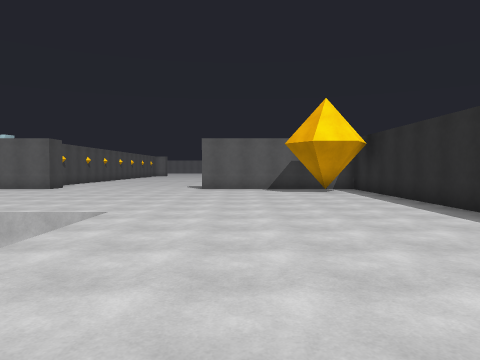
View 1 (above)

16 first-person views from a walk through a Unity game level. The camera is 1.5 m above the floor, tilts 2° down and sees 70° across. The floor is counted in squares, 1.8 m on a side. Each view is taken from the middle of a square. On the plan, view 1 faces up. The plan holds only what a view shows up to about 12 squares ahead; the rest is blank. The place goes on beyond the plan. The player is left out. Some animated figures are not drawn.

View 2
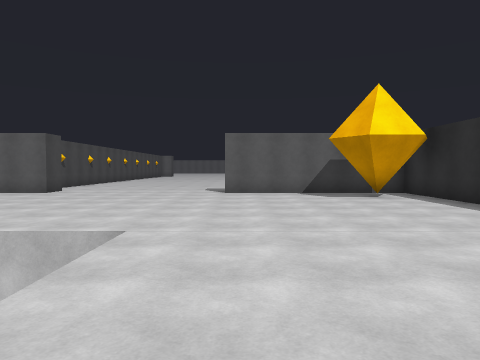

View 3
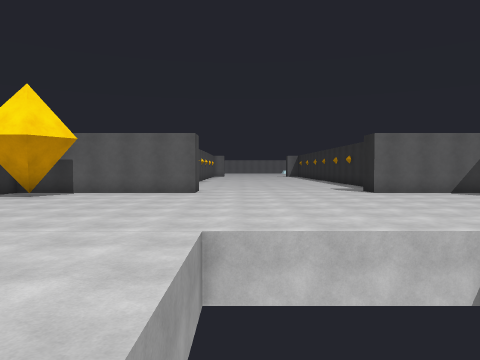

View 4
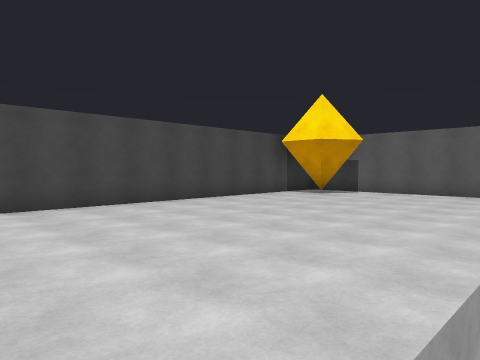

View 5
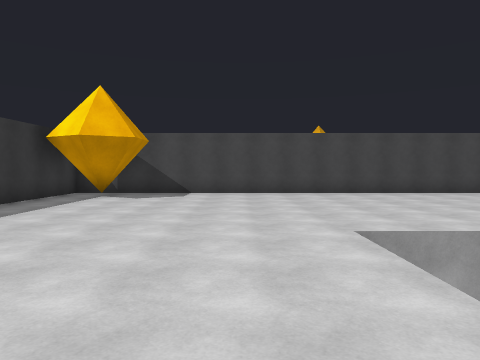

View 6
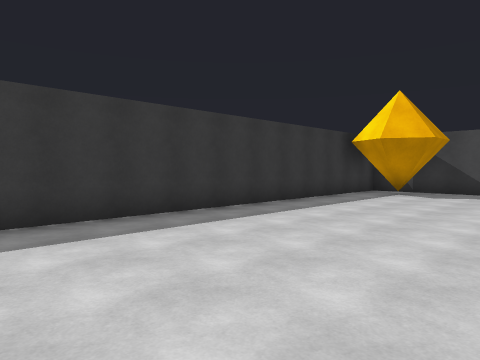

View 7
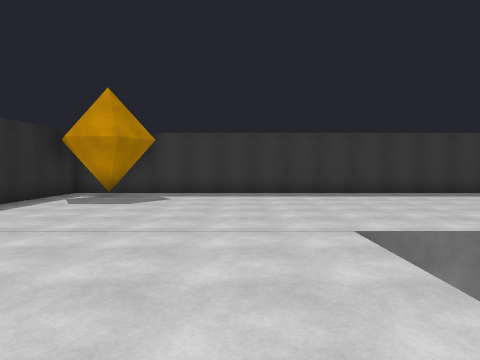

View 8
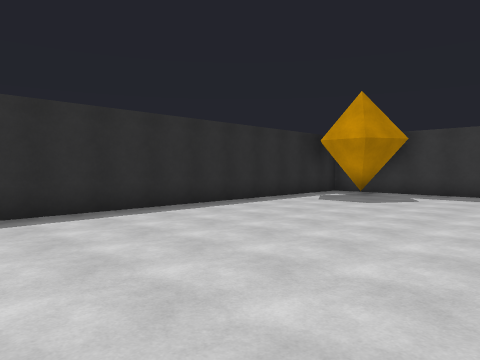

View 9
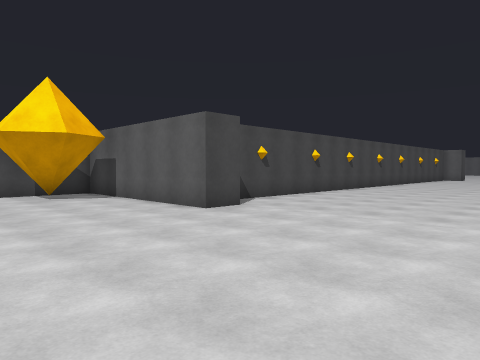

View 10
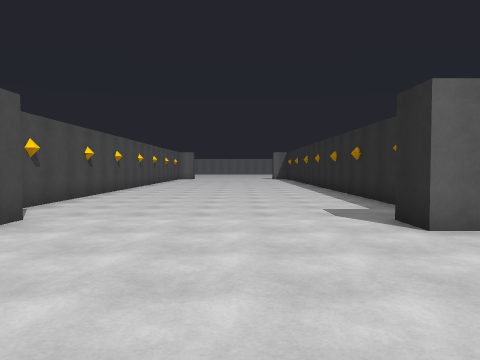

View 11
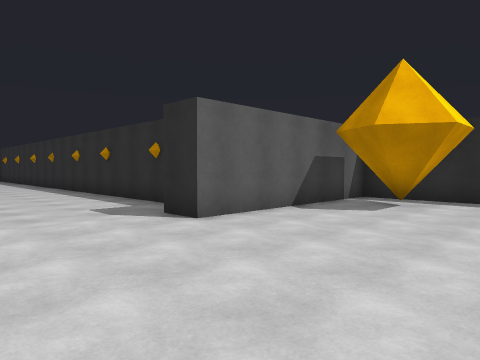

View 12
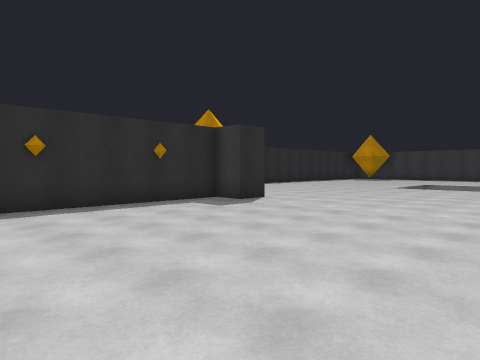

View 13
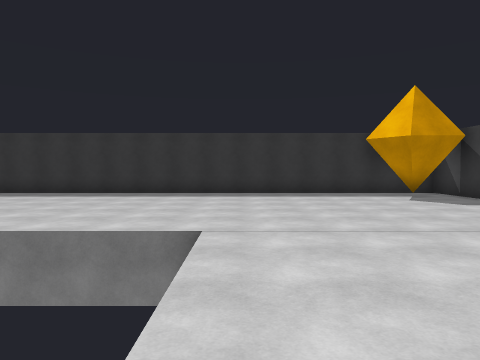

View 14
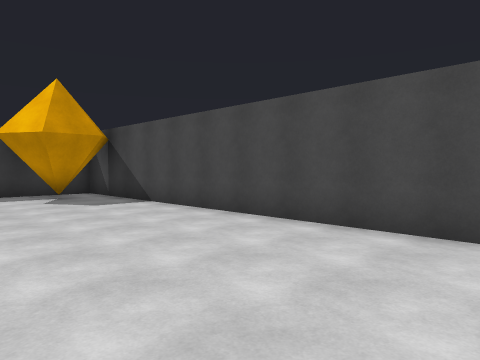

View 15
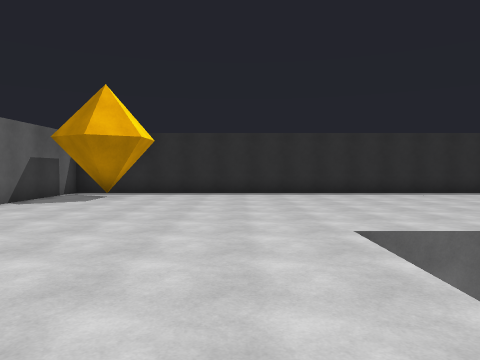

View 16
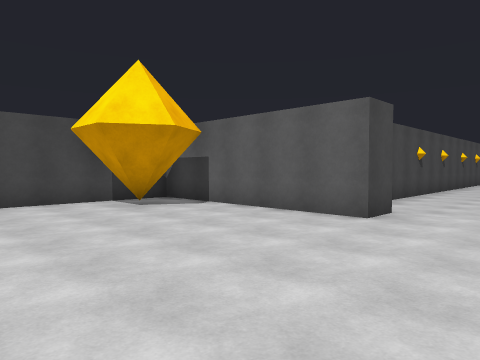

### Floor plan
Points are (right, up) in squares from view 1. A wall is a line through its corners. A room is listed if a view was taken in it or the views show most of it. See-through windows are left out.
Room 1 (views 1, 2, 3, 4, 5, 6, 7, 8, 9, 10, 11, 12, 13, 14, 15, 16)
walls: (2.7, 11.3) (2.3, 11.9); (2.5, 11.8) (2.8, 12.2); (-7.5, 14.6) (-7.5, 13.5) (-13.5, 13.5) (-13.5, -4.5) (4.5, -4.5) (4.5, 13.5) (-1.5, 13.5) (-1.5, 14.5) (-0.5, 14.5) (-0.5, 21.5); (3.2, 11.5) (2.8, 11.5); (-11.6, 11.9) (-11.9, 11.5) (-12.4, 11.5); (3.6, 11.9) (3.2, 11.3) (2.9, 11.3) (2.4, 12.1) (2.6, 12.5); (-11.8, 12.5) (-11.4, 11.8) (-11.7, 11.3) (-12.5, 11.3); (2.6, -3) (3.2, -3); (2.3, -3.5) (2.7, -2.7); (2.5, -3.5) (2.9, -2.7) (3.4, -2.7); (-12.5, -2.7) (-11.9, -2.7) (-11.7, -3.1) (-11.9, -3.5); (-12.8, -3) (-12.5, -2.5) (-11.7, -2.5) (-11.4, -3.1) (-11.8, -3.7); (-8.5, 21.5) (-8.5, 15.5)
ways out: gap at (-13, -3); gap at (-13, 12); gap at (3, -4)

Where each view was taken, in squares from view 1:
view 1: 0 up, 0 right, facing up
view 2: 2 up, 1 left, facing up
view 3: 2 up, 6 left, facing up
view 4: 2 up, 6 left, facing up-left
view 5: 1 up, 2 left, facing left
view 6: 1 up, 1 left, facing down-left
view 7: 7 up, 1 left, facing down
view 8: 7 up, 2 left, facing down-right
view 9: 9 up, 2 left, facing up-left
view 10: 9 up, 4 left, facing up
view 11: 9 up, 5 left, facing up-right
view 12: 21 up, 8 left, facing down-right
view 13: 7 up, 7 left, facing down
view 14: 7 up, 9 left, facing down-left
view 15: 8 up, 7 left, facing right
view 16: 8 up, 5 left, facing up-left
